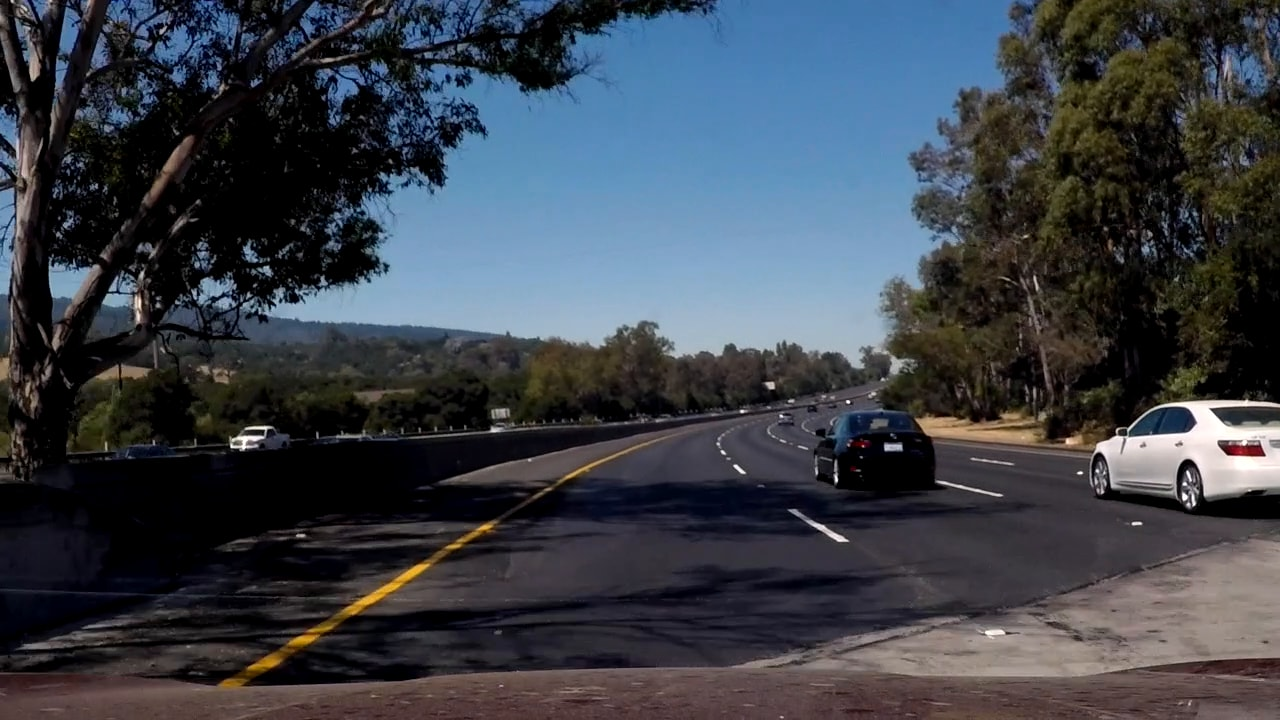
#> input picture test_image_1.jpg, 1280 x 720 px
$ jupyter execute P1main.ipynb   (shell and % lines are left out)
#> lines starting #> are read from the running program, lines starting #| are printed output that depends on the picture; after the words box and inside, x2 and y2 are one past the last pixel; in counts of white or black regions, pixels touching at a corner belong together
#> further down, image1 is the input picture: shape (720, 1280, 3); mean R, G, B 59.3, 64.7, 73.1
Project 1
Thomas Tian

[cell 1]
# import the packages needed
import matplotlib.pyplot as plt
import matplotlib.image as mpimg
import numpy as np
import cv2
from moviepy.editor import VideoFileClip

[cell 2]
# Main function for the image processing
# Input is the
def line_marking(image):
    test_flag = 1;

    original_image = np.copy(image) # used to layer with the processed lines
    #plt.figure()
    #plt.imshow(original_image)
    gray = cv2.cvtColor(image,cv2.COLOR_RGB2GRAY) # return the gray version of the image

    # Apply Gaussian Smoothing
    kernel_size = 5
    blur_gray = cv2.GaussianBlur(gray,(kernel_size,kernel_size),0)


    # Apply canny edges function
    low_threshold = 70
    high_threshold = 240
    edges = cv2.Canny(blur_gray, low_threshold, high_threshold)
#> edges: shape (720, 1280); 3.4% white in thin lines or dots

    # Next we'll create a masked edges image using cv2.fillPoly()
    mask = np.zeros_like(edges)
    ignore_mask_color = 255
    imshape = image.shape
#> imshape = (720, 1280, 3)

    # Vertices of the area of interest
    vertices = np.array([[(150,imshape[0]-60),(550, 450), (800 ,450), (imshape[1]-100,imshape[0]-60)]], dtype=np.int32)
    cv2.fillPoly(mask, vertices, ignore_mask_color)
#> mask: shape (720, 1280); 14.7% white; 1 white region, box (x1, y1, x2, y2) and area: (150, 450, 1181, 661) 135431
    masked_edges = cv2.bitwise_and(edges, mask)
#> masked_edges: shape (720, 1280); 0.23% white in thin lines or dots, all inside (x1, y1, x2, y2) = (178, 450, 1084, 661)
    #plt.figure()
    #plt.imshow(masked_edges)


    # Strat to run the Hough transform process
    rho = 2 # distance resolution in pixels of the Hough grid
    theta = np.pi/180 # angular resolution in radians of the Hough grid
    threshold = 30     # minimum number of votes (intersections in Hough grid cell)
    min_line_length = 60 #minimum number of pixels making up a line
    max_line_gap = 15   # maximum gap in pixels between connectable line segments

    line_image = np.copy(image)*0 # creating a blank to draw lines on
#> line_image: shape (720, 1280, 3); every value is 0
    lines = cv2.HoughLinesP(masked_edges, rho, theta, threshold, np.array([]),
                            min_line_length, max_line_gap)
#> lines = [[259, 660, 579, 468], [303, 645, 429, 566], [452, 549, 606, 457], [502, 518, 579, 472], [836, 638, 904, 626], [248, 635, 324, 631], [396, 577, 464, 535]]
    for line in lines:
        for x1,y1,x2,y2 in line:
            cv2.line(line_image,(x1,y1),(x2,y2),(255,0,0),10)
#> this loop made 7 passes
#> line_image: shape (720, 1280, 3); mean R, G, B 2.2, 0, 0
    #plt.figure()
    #plt.imshow(line_image)


    # Draw the lines on the edge image
    lines_edges = cv2.addWeighted(original_image, 0.8, line_image, 1, 0)
    if test_flag == 1:
        plt.figure()
        plt.imshow(mask)
        plt.figure()
        plt.imshow(original_image)
        plt.figure()
        plt.imshow(lines_edges)

    return lines_edges

# Testing block: Extract frames from the testing video for image testing

[cell 3]
image1 = mpimg.imread('test_image_1.jpg')
line_marking(image1)
image2 = mpimg.imread('test_image_2.jpg')
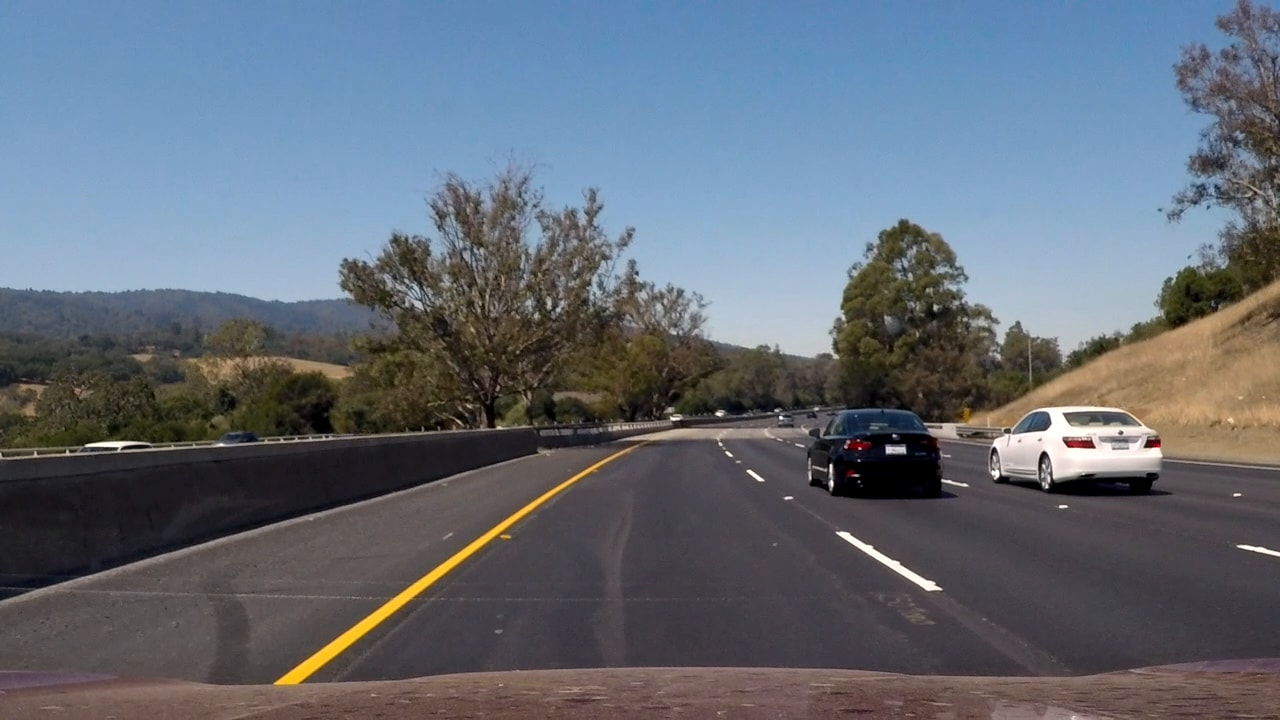
#> input picture test_image_2.jpg, 1280 x 720 px
#> image2 is the input picture: shape (720, 1280, 3); mean R, G, B 99.1, 107.1, 117.8
line_marking(image2)
#> in line_marking (call 2), `edges = cv2.Canny(blur_gray, low_threshold, high_threshold)`: edges: shape (720, 1280); 1.8% white in thin lines or dots, all inside (x1, y1, x2, y2) = (0, 171, 1280, 686)
#> in line_marking (call 2), `masked_edges = cv2.bitwise_and(edges, mask)`: masked_edges: shape (720, 1280); 0.19% white in thin lines or dots, all inside (x1, y1, x2, y2) = (305, 450, 943, 661)
#> the loop in line_marking (call 2), `for line in lines:` made 7 passes
#> line on passes 1 to 7: [[305, 660, 543, 494]], [[463, 558, 544, 499]], [[328, 660, 404, 604]], [[843, 531, 941, 589]], [[850, 543, 928, 590]], [[448, 569, 556, 491]], [[306, 659, 523, 507]]
#> after the loop in line_marking (call 2), `for line in lines:`: line_image: shape (720, 1280, 3); mean R, G, B 2.1, 0, 0
image3 = mpimg.imread('test_image_3.jpg')
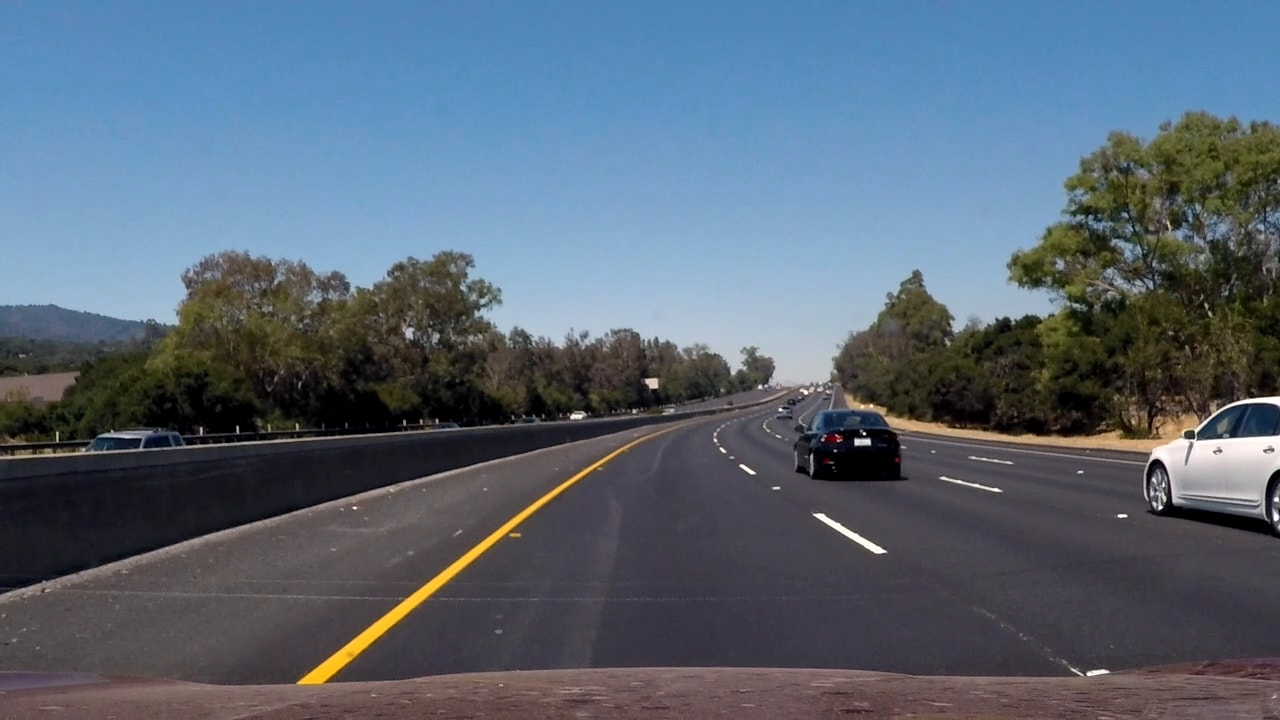
#> input picture test_image_3.jpg, 1280 x 720 px
#> image3 is the input picture: shape (720, 1280, 3); mean R, G, B 88.3, 101.7, 116.2
line_marking(image3)
#> in line_marking (call 3), `edges = cv2.Canny(blur_gray, low_threshold, high_threshold)`: edges: shape (720, 1280); 1.7% white in thin lines or dots, all inside (x1, y1, x2, y2) = (0, 156, 1280, 686)
#> in line_marking (call 3), `masked_edges = cv2.bitwise_and(edges, mask)`: masked_edges: shape (720, 1280); 0.16% white in thin lines or dots, all inside (x1, y1, x2, y2) = (325, 450, 887, 661)
#> in line_marking (call 3), `lines = cv2.HoughLinesP(masked_edges, rho, theta, threshold, np.array(..`: lines = [[349, 660, 549, 498], [326, 659, 541, 497], [326, 660, 461, 558], [821, 513, 886, 550], [543, 496, 616, 450]]
#> the loop in line_marking (call 3), `for line in lines:` made 5 passes
#> after the loop in line_marking (call 3), `for line in lines:`:
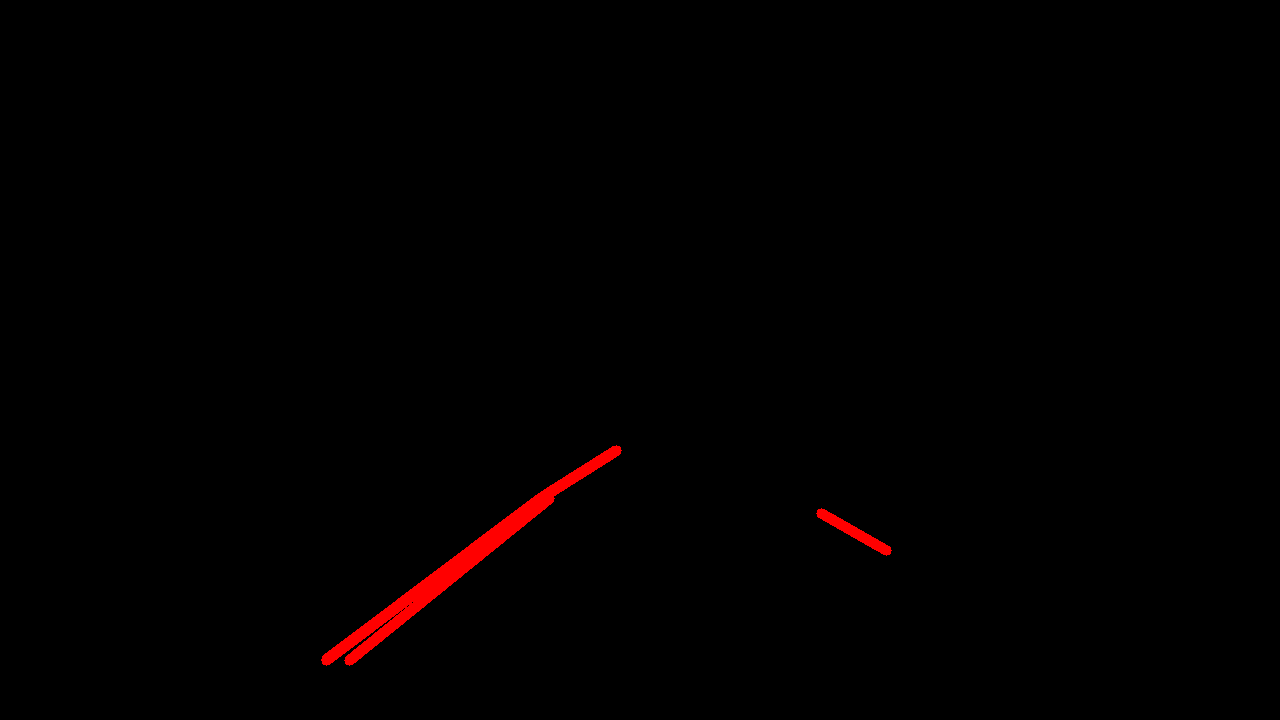
#> line_image: shape (720, 1280, 3); mean R, G, B 2, 0, 0
#> in line_marking (call 3), `lines_edges = cv2.addWeighted(original_image, 0.8, line_image, 1, 0)`:
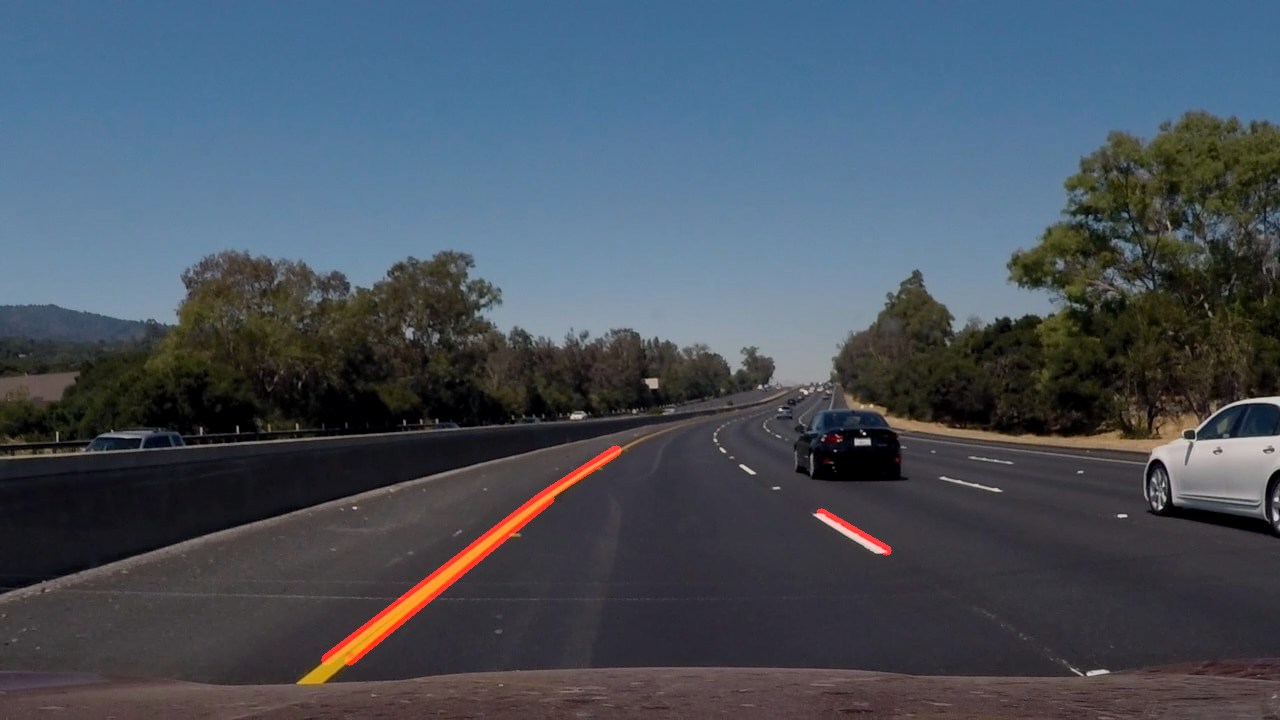
#> lines_edges: shape (720, 1280, 3); mean R, G, B 71.6, 81.3, 93
